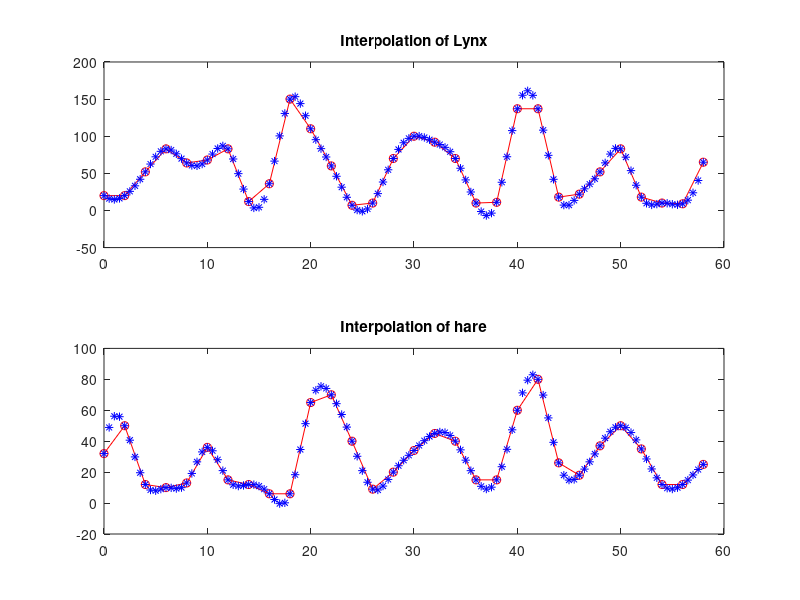

Write MATLAB code to recreate this figure. (Note: this script raises an error after producing the figure.)
%%%% Q1.4 Find sparse regression using SINDy and interpolation
clear all; close all; clc;
x1 = [20,20,52,83,64,68,83,12,36,150,110,60,7,10,70,...
    100,92,70,10,11,137,137,18,22,52,83,18,10,9,65];
x2 = [32,50,12,10,13,36,15,12,6,6,65,70,40,9,20,...
    34,45,40,15,15,60,80,26,18,37,50,35,12,12,25];
slices = 30;
t = linspace(0,58,slices);
dt = t(2) - t(1);
r = 2;
dt_new = 0.5;
t_new = 0:dt_new:58;
n = length(t_new);
%%
x1_interp = interp1(t,x1,t_new,'spline').';
x2_interp = interp1(t,x2,t_new,'spline').';
X =[x1_interp(1:end-1) x2_interp(1:end-1)];
fq4 = figure();
subplot(2,1,1)
plot(t,x1,'ro-',t_new,x1_interp,'b*')
title('Interpolation of Lynx')
subplot(2,1,2)
plot(t,x2,'ro-',t_new,x2_interp,'b*')
title('Interpolation of hare')
for j=1:n-1
    x1dot(j) = (x1_interp(j+1)-x1_interp(j))/(dt_new);
    x2dot(j) = (x2_interp(j+1)-x2_interp(j))/(dt_new);
end
dx = [x1dot.' x2dot.'];
%% SINDy
polyorder = 3;
Theta = poolData(X,r,polyorder);
m =size(Theta,2);
lambda = 0.025;
Xi = sparsifyDynamics(Theta,dx,lambda,r)
poolDataLIST({'x','y'},Xi,r,polyorder);
%% reconstraction of data with sparse regression
options = odeset('RelTol',1e-12,'AbsTol',1e-12*ones(1,2));
 Beta(1)= Xi(1,1);
 Beta(2)= Xi(2,1);
 Beta(3)= Xi(1,2);
 Beta(4)= Xi(2,2);
Beta(5)= Xi(2,2);
Beta(6)= Xi(3,2);
[tt,xx]=ode45(@(tt,xx) LV2(tt,xx,Beta),t(1:end-1),[20 32],options);
fq5 = figure();
subplot(2,1,1)
plot(t,x1,'ro-',tt,xx(:,1),'b*-')
title('Sparse regression model of Lynx')
subplot(2,1,2)
plot(t,x2,'ro-',tt,xx(:,2),'b*-')
title('Sparse regression model of hare')